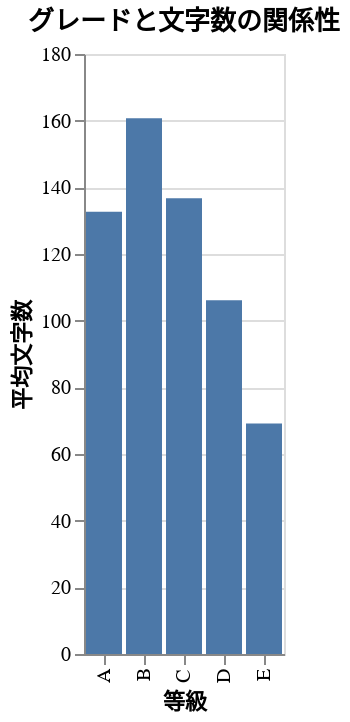

Notebook cell for this chart:
### Code cell
alt.Chart(mean_word_df, title='グレードと文字数の関係性').mark_bar().encode(
    x='等級',
    y='平均文字数',
    tooltip=['平均文字数']

)

### Figure 1 — Vega-Lite specification as saved in the notebook (floating-point values rounded to 4 significant figures)
{"config": {"view": {"continuousWidth": 400, "continuousHeight": 300}}, "data": {"name": "data-11a7728e49dcb7b804f44167457ae981"}, "mark": "bar", "encoding": {"tooltip": [{"field": "平均文字数", "type": "quantitative"}], "x": {"field": "等級", "type": "nominal"}, "y": {"field": "平均文字数", "type": "quantitative"}}, "title": "グレードと文字数の関係性", "$schema": "https://vega.github.io/schema/vega-lite/v4.17.0.json", "datasets": {"data-11a7728e49dcb7b804f44167457ae981": [{"等級": "A", "平均文字数": 132.7}, {"等級": "B", "平均文字数": 160.7}, {"等級": "C", "平均文字数": 136.8}, {"等級": "D", "平均文字数": 106.1}, {"等級": "E", "平均文字数": 69.11}]}}
